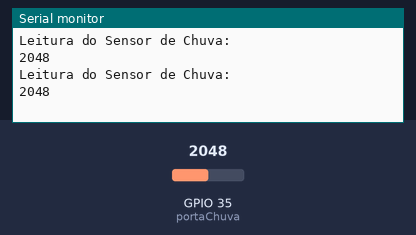
This sketch was run on a simulated ESP32. On the bench: the last lines printed to the serial monitor. The inputs (shaded band) are chosen by the test bench; at power-on: GPIO 35 (portaChuva) = 2048.

Above: at 2.8 s.
2.9 s: GPIO 35 (portaChuva) set to 2866
At 4.7 s:
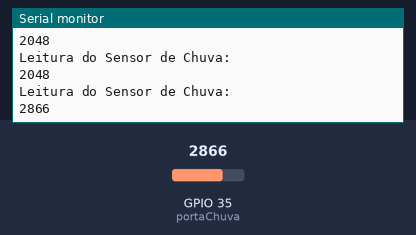
5.6 s: GPIO 35 (portaChuva) set to 3603
At 7.5 s:
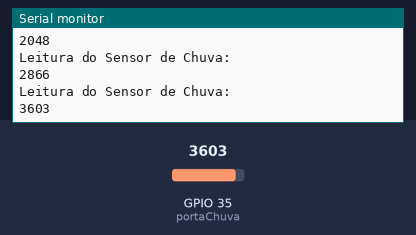
Timing chart, 0 to 9.0 s (numbered marks = the images above; inputs shaded):
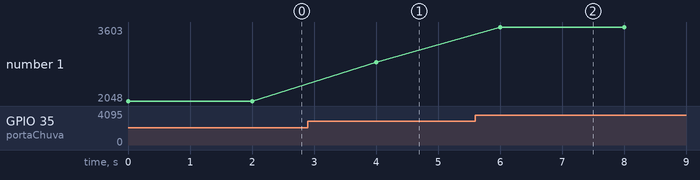

The sketch:

SensorChuvaESP32.ino
```cpp
// definir porta de leitura do sensor de chuva
const int portaChuva = GPIO_NUM_35;

void setup() {
  // inicializar serial
  Serial.begin(115200);
  // definir porta do sensor de chuva como entrada
  pinMode(portaChuva, INPUT);
}

void loop() {
  // realizar leitura do sensor de chuva
  int leitura = analogRead(portaChuva);
  // Realizar o print da leitura no serial
  Serial.println("Leitura do Sensor de Chuva:");
  Serial.println(leitura);
  // realizar um delay e inicializar leitura daqui a 2 segundos
  delay(2000);

}
```

Measured:
- after the input at 2.9 s, the serial monitor: prints a new line after 1.1 s (image 1)
- after the input at 5.6 s, the serial monitor: prints a new line after 0.40 s (image 2)
- plotted number 1: 2048 → 2866 after the input at 2.9 s, 2866 → 3603 after the input at 5.6 s
